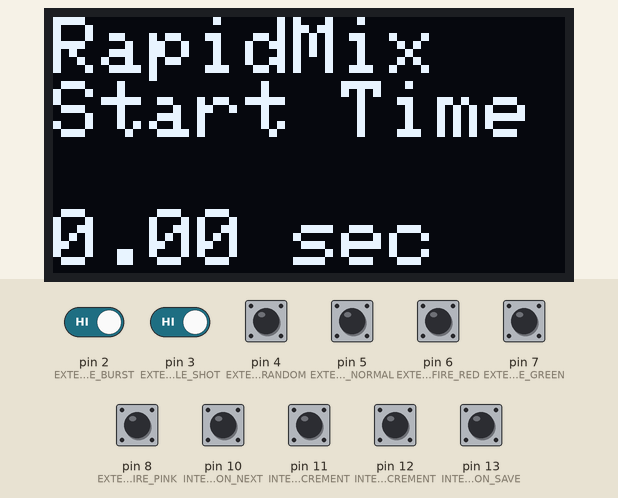
Simulated run of this sketch. Board: Arduino Uno, built with avr-gcc and run on an emulated ATmega328P. Shown: 128×64 one-colour display. Inputs (shaded band) come from the test bench; at power-on: pin 2 (EXTERNAL_TOGGLE_BURST), pin 3 (EXTERNAL_TOGGLE_SHOT), pin 4 (EXTERNAL_BUTTON_FIRE_RANDOM), pin 5 (EXTERNAL_BUTTON_FIRE_NORMAL), pin 6 (EXTERNAL_BUTTON_FIRE_RED), pin 7 (EXTERNAL_BUTTON_FIRE_GREEN), pin 8 (EXTERNAL_BUTTON_FIRE_PINK), pin 10 (INTERNAL_BUTTON_NEXT), pin 11 (INTERNAL_BUTTON_INCREMENT), pin 12 (INTERNAL_BUTTON_DECREMENT), pin 13 (INTERNAL_BUTTON_SAVE) HIGH. EEPROM starts erased; what the sketch prints to the serial monitor is not drawn.

Above: at 1.2 s.
1.3 s: pin 13 (INTERNAL_BUTTON_SAVE) pulled LOW for 0.15 s
At 1.8 s:
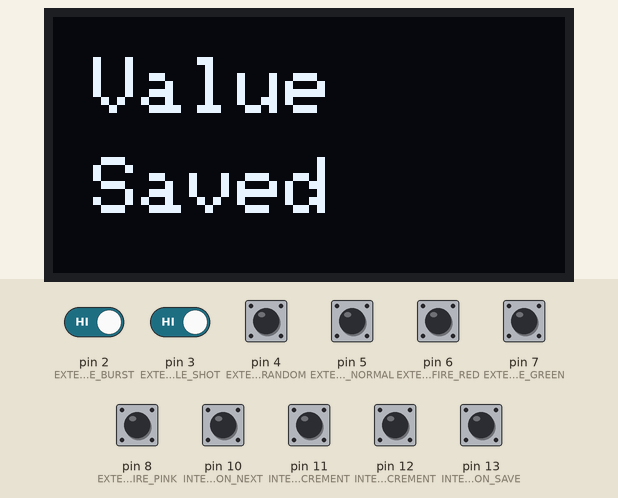
3.9 s: pin 10 (INTERNAL_BUTTON_NEXT) pulled LOW for 0.15 s
At 4.9 s:
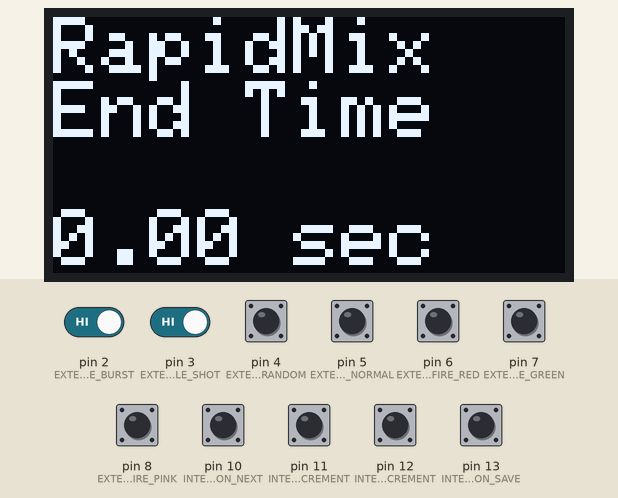
5.5 s: pin 10 (INTERNAL_BUTTON_NEXT) pulled LOW for 1 s
At 6.1 s:
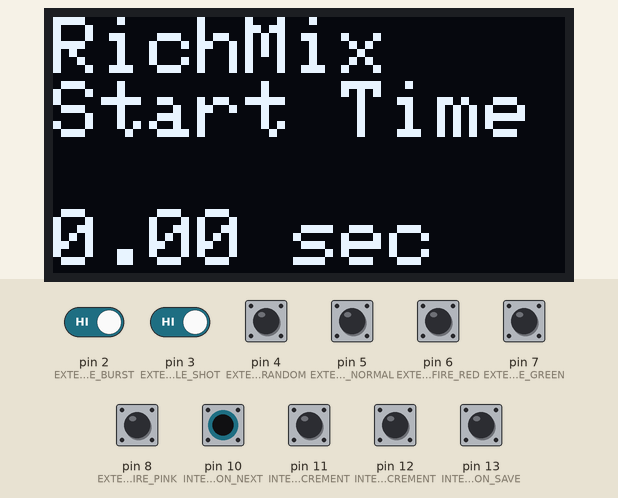
8.0 s: pin 10 (INTERNAL_BUTTON_NEXT) pulled LOW for 0.15 s
At 9.2 s:
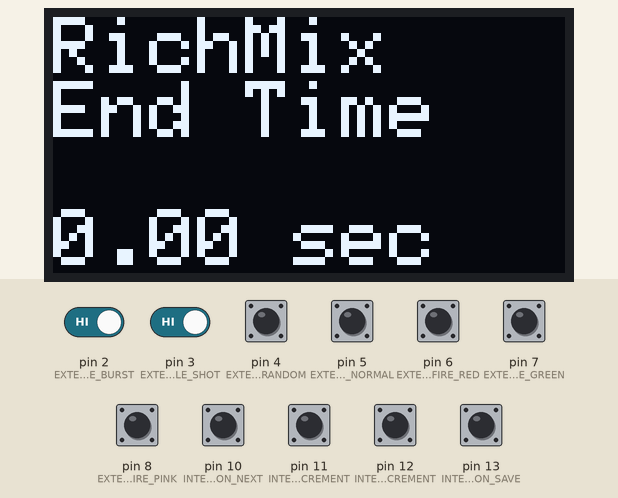
9.6 s: pin 10 (INTERNAL_BUTTON_NEXT) pulled LOW for 0.15 s
At 10.4 s:
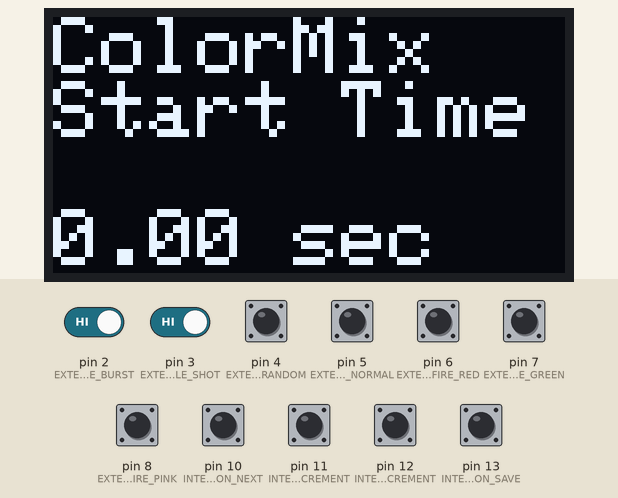
11.2 s: pin 13 (INTERNAL_BUTTON_SAVE) pulled LOW for 1 s
At 11.7 s:
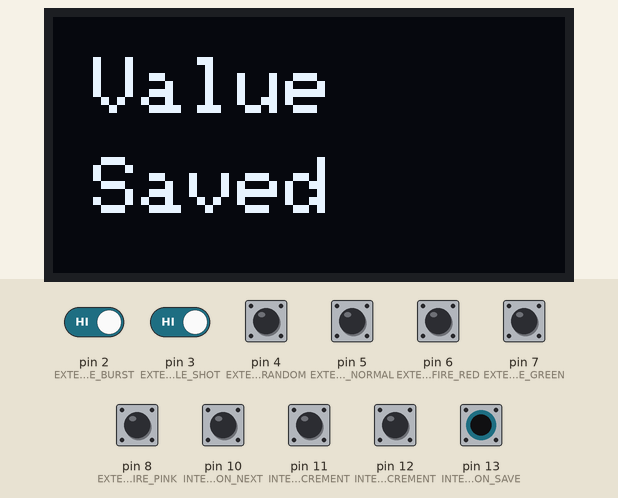
Timing chart, 0 to 14.2 s (numbered marks = the images above; inputs shaded):
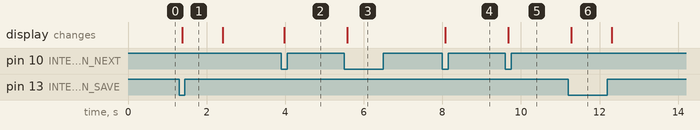

Measured:
- after the input at 1.3 s, the display: changes after 0.08 s (image 1)
- after the input at 3.9 s, the display: changes after 0.08 s (image 2)
- after the input at 5.5 s, the display: changes after 0.08 s (image 3)
- after the input at 8.0 s, the display: changes after 0.08 s (image 4)
- after the input at 9.6 s, the display: changes after 0.08 s (image 5)
- after the input at 11.2 s, the display: changes after 0.08 s (image 6)

The sketch:

front_panel_with_internalcontrols-jm.ino
```cpp
#include <Wire.h>
#include <Adafruit_GFX.h>
#include <Adafruit_SSD1306.h>
#include <EEPROM.h>

// =====================================================
// OLED SETTINGS
// =====================================================

#define SCREEN_WIDTH 128
#define SCREEN_HEIGHT 64
#define OLED_RESET -1
#define SCREEN_ADDRESS 0x3C

Adafruit_SSD1306 display(
  SCREEN_WIDTH,
  SCREEN_HEIGHT,
  &Wire,
  OLED_RESET
);

// Uno/ATmega328P SRAM telemetry.  Reports the current gap between heap and
// stack; it is most useful immediately around the OLED buffer allocation.
extern char __heap_start;
extern void *__brkval;

int freeMemory() {
  char stackTop;
  return &stackTop - (__brkval ? (char *)__brkval : &__heap_start);
}

// =====================================================
// BUTTON PINS
// =====================================================

#define EXTERNAL_TOGGLE_BURST 2
#define EXTERNAL_TOGGLE_SHOT 3

#define EXTERNAL_BUTTON_FIRE_RANDOM 4
#define EXTERNAL_BUTTON_FIRE_NORMAL 5
#define EXTERNAL_BUTTON_FIRE_RED 6
#define EXTERNAL_BUTTON_FIRE_GREEN 7
#define EXTERNAL_BUTTON_FIRE_PINK 8

#define INTERNAL_BUTTON_NEXT 10
#define INTERNAL_BUTTON_INCREMENT 11
#define INTERNAL_BUTTON_DECREMENT 12
#define INTERNAL_BUTTON_SAVE 13

const int NUM_BUTTONS = 9;

// =====================================================
// VARIABLES
// =====================================================
// Values are stored as hundredths of a second.

#define NUM_TIMING_VARIABLES 8
#define MIN_VALUE 0
#define MAX_VALUE 125

uint8_t values[NUM_TIMING_VARIABLES] = {
  0,  // RapidMix_Start
  25,  // RapidMix_End
  25,  // RichMix_Start
  50,  // RichMix_End
  37,  // ColorMix_Start
  50,  // ColorMix_End
  50,  // I_Start
  60   // I_End
};

// Currently selected variable, used for display
uint8_t selected_timing_Variable = 0;

// True only after the OLED's 1 KB display buffer was allocated.
bool oledAvailable = false;

// =====================================================
// EEPROM SETTINGS
// =====================================================

// EEPROM address used to indicate that valid data exists
#define EEPROM_MAGIC_ADDRESS 0

// EEPROM address where the five values are stored
#define EEPROM_VALUES_ADDRESS 1

// Change this value if you ever want to invalidate
// previously stored EEPROM settings.
#define EEPROM_MAGIC 0x5A


// =====================================================
// BUTTON DEBOUNCE
// =====================================================
const unsigned long DEBOUNCE_TIME = 50;

// --------------------------------------------------
// Toggle state variables
// --------------------------------------------------

int Toggle_BurstState;
int Toggle_ShotQtyState;

int lastToggle_BurstReading;
int lastToggle_ShotQtyReading;

unsigned long lastToggle_BurstChange = 0;
unsigned long lastToggle_ShotQtyChange = 0;


bool lastButtonState[9] = {
  HIGH,
  HIGH,
  HIGH,
  HIGH,
  HIGH,
  HIGH,
  HIGH,
  HIGH,
  HIGH
};

// A held button must generate only one press event, without blocking the loop.
bool buttonPressHandled[NUM_BUTTONS] = { false };

unsigned long lastDebounceTime[9] = {
  0, 0, 0, 0, 0,0,0, 0,0
};

/*
int buttonState[NUM_BUTTONS];
int lastButtonReading[NUM_BUTTONS];
unsigned long lastButtonChange[NUM_BUTTONS];
*/
// =====================================================
// DISPLAY MESSAGE TIMING
// =====================================================

bool showingSavedMessage = false;
unsigned long savedMessageTime = 0;

const unsigned long SAVED_MESSAGE_DURATION = 1000;


// =====================================================
// FUNCTION PROTOTYPES
// =====================================================

void loadEEPROM();
void saveCurrentVariable();
void displayCurrentVariable();
void displaySavedMessage();
bool ButtonPressed(uint8_t buttonIndex, uint8_t pin);
void printValue(uint8_t value);
void updateToggles(unsigned long currentTime);
void handleExternalButtonPress(int buttonIndex);
void printSelectedVariableName();
void printExternalButtonName(int buttonIndex);

// =====================================================
// SETUP
// =====================================================

void setup() {
  Serial.begin(9600);
  Serial.println(F("Starting setup"));
  //resetEEPROM();//comment this out unless you want to reset saved values during each arduino startup


  // ---------------------------------------------------
  // Configure buttons
  // ---------------------------------------------------

  pinMode(EXTERNAL_BUTTON_FIRE_RANDOM, INPUT_PULLUP);
  pinMode(EXTERNAL_BUTTON_FIRE_NORMAL, INPUT_PULLUP);
  pinMode(EXTERNAL_BUTTON_FIRE_RED, INPUT_PULLUP);
  pinMode(EXTERNAL_BUTTON_FIRE_GREEN, INPUT_PULLUP);
  pinMode(EXTERNAL_BUTTON_FIRE_PINK, INPUT_PULLUP);

  pinMode(INTERNAL_BUTTON_NEXT, INPUT_PULLUP);
  pinMode(INTERNAL_BUTTON_INCREMENT, INPUT_PULLUP);
  pinMode(INTERNAL_BUTTON_DECREMENT, INPUT_PULLUP);
  pinMode(INTERNAL_BUTTON_SAVE, INPUT_PULLUP);

  pinMode(EXTERNAL_TOGGLE_BURST, INPUT_PULLUP);
  pinMode(EXTERNAL_TOGGLE_SHOT, INPUT_PULLUP);

  Toggle_BurstState = digitalRead(EXTERNAL_TOGGLE_BURST);
  lastToggle_BurstReading = Toggle_BurstState;

  Toggle_ShotQtyState = digitalRead(EXTERNAL_TOGGLE_SHOT);
  lastToggle_ShotQtyReading = Toggle_ShotQtyState;
  // ---------------------------------------------------
  // Start OLED
  // ---------------------------------------------------

  Serial.print(F("Free SRAM before OLED: "));
  Serial.println(freeMemory());

  oledAvailable = display.begin(SSD1306_SWITCHCAPVCC, SCREEN_ADDRESS);

  Serial.print(F("OLED framebuffer allocation: "));
  Serial.println(oledAvailable ? F("OK") : F("FAILED"));
  Serial.print(F("Free SRAM after OLED: "));
  Serial.println(freeMemory());

  if (!oledAvailable) {
    // Do not disable the controls just because the OLED is absent or failed.
    Serial.println(F("OLED initialization failed; continuing without display."));
  } else {
    display.clearDisplay();
    display.setTextColor(SSD1306_WHITE);
  }


  // ---------------------------------------------------
  // Load saved values
  // ---------------------------------------------------

  loadEEPROM();


  // ---------------------------------------------------
  // Show initial variable
  // ---------------------------------------------------

  displayCurrentVariable();
  Serial.println(F("Setup complete"));
}


// =====================================================
// MAIN LOOP
// =====================================================

void loop() {
  updateToggles(millis());


  // ---------------------------------------------------
  // Internal Button 1 - NEXT VARIABLE
  // ---------------------------------------------------

  if (ButtonPressed(0, INTERNAL_BUTTON_NEXT)) {
    Serial.println(0);
    selected_timing_Variable++;

    if (selected_timing_Variable >= NUM_TIMING_VARIABLES) {
      selected_timing_Variable = 0;
    }

    showingSavedMessage = false;

    displayCurrentVariable();
  }


  // ---------------------------------------------------
  // Internal Button 2 - INCREMENT
  // ---------------------------------------------------

  if (ButtonPressed(1, INTERNAL_BUTTON_INCREMENT)) {
    Serial.println(1);
    if (values[selected_timing_Variable] < MAX_VALUE) {

      values[selected_timing_Variable]++;

      displayCurrentVariable();
    }
  }


  // ---------------------------------------------------
  // Internal Button 3 - DECREMENT
  // ---------------------------------------------------

  if (ButtonPressed(2, INTERNAL_BUTTON_DECREMENT)) {
    Serial.println(2);
    if (values[selected_timing_Variable] > MIN_VALUE) {

      values[selected_timing_Variable]--;

      displayCurrentVariable();
    }
  }


  // ---------------------------------------------------
  // Internal Button 4 - SAVE
  // ---------------------------------------------------

  if (ButtonPressed(3, INTERNAL_BUTTON_SAVE)) {
    Serial.println(3);
    saveCurrentVariable();

    displaySavedMessage();

    showingSavedMessage = true;
    savedMessageTime = millis();
  }


  // ---------------------------------------------------
  // Return to normal display after "Value Saved"
  // ---------------------------------------------------

  if (showingSavedMessage) {

    if (millis() - savedMessageTime >= SAVED_MESSAGE_DURATION) {

      showingSavedMessage = false;

      displayCurrentVariable();
    }
  }

  // ---------------------------------------------------
  // External Button 1 - Random
  // ---------------------------------------------------

  if (ButtonPressed(4, EXTERNAL_BUTTON_FIRE_RANDOM)) {
    Serial.println("e");
    handleExternalButtonPress(0);
  }
  if (ButtonPressed(5, EXTERNAL_BUTTON_FIRE_NORMAL)) {
    Serial.println("e");
    handleExternalButtonPress(1);
  }
  if (ButtonPressed(6, EXTERNAL_BUTTON_FIRE_RED)) {
    Serial.println("e");
    handleExternalButtonPress(2);
  }
  if (ButtonPressed(7, EXTERNAL_BUTTON_FIRE_GREEN)) {
    Serial.println("e");
    handleExternalButtonPress(3);
  }
  if (ButtonPressed(8, EXTERNAL_BUTTON_FIRE_PINK)) {
    Serial.println("e");
    handleExternalButtonPress(4);
  }

}

void handleExternalButtonPress(int buttonIndex) {

  Serial.print(F("Button "));
  printExternalButtonName(buttonIndex);

  Serial.print(F(" PRESSED | Toggle Burst: "));

  if (Toggle_BurstState == LOW) {
    Serial.print(F("Short"));
  }
  else {
    Serial.print(F("Long"));
  }

  Serial.print(F(" | Toggle Shot-Qty: "));

  if (Toggle_ShotQtyState == LOW) {
    Serial.println(F("Single"));
  }
  else {
    Serial.println(F("Double"));
  }
}


//Internal Panel Functions
// =====================================================
// EEPROM LOAD
// =====================================================


void loadEEPROM() {

  // Check whether EEPROM has been initialized

  if (EEPROM.read(EEPROM_MAGIC_ADDRESS) == EEPROM_MAGIC) {

    // Valid EEPROM data exists

    for (uint8_t i = 0; i < NUM_TIMING_VARIABLES; i++) {

      values[i] = EEPROM.read(
        EEPROM_VALUES_ADDRESS + i
      );

      // Safety check in case EEPROM contains
      // an invalid value.

      if (values[i] > MAX_VALUE) {
        values[i] = 0;
      }
    }

  } else {

    // EEPROM has never been initialized.
    // Start all values at zero.

    for (uint8_t i = 0; i < NUM_TIMING_VARIABLES; i++) {
      values[i] = 0;
    }
  }
}


// =====================================================
// EEPROM SAVE
// =====================================================

void saveCurrentVariable() {

  // Write the selected variable to EEPROM.

  EEPROM.update(
    EEPROM_VALUES_ADDRESS + selected_timing_Variable,
    values[selected_timing_Variable]
  );

  // Mark EEPROM as initialized.

  EEPROM.update(
    EEPROM_MAGIC_ADDRESS,
    EEPROM_MAGIC
  );
}


// =====================================================
// DISPLAY CURRENT VARIABLE
// =====================================================

void displayCurrentVariable() {
  if (!oledAvailable) {
    return;
  }

  display.clearDisplay();


  // ---------------------------------------------------
  // Variable name
  // ---------------------------------------------------

  display.setTextSize(2);

  display.setCursor(0, 0);

  printSelectedVariableName();


  // ---------------------------------------------------
  // Value
  // ---------------------------------------------------

  display.setTextSize(2);

  //display.setCursor(0, 28);

  display.setCursor(0, 48);

  printValue(values[selected_timing_Variable]);

  display.print(F(" sec"));


  // ---------------------------------------------------
  // Send buffer to OLED
  // ---------------------------------------------------

  display.display();
}


// =====================================================
// DISPLAY SAVED MESSAGE
// =====================================================

void displaySavedMessage() {
  if (!oledAvailable) {
    return;
  }

  display.clearDisplay();

  display.setTextSize(2);

  display.setCursor(10, 10);

  display.print(F("Value"));

  display.setCursor(10, 35);

  display.print(F("Saved"));

  display.display();
}


// =====================================================
// PRINT VALUE
// =====================================================
//
// Converts integer hundredths into:
//
// 0  -> 0.00
// 1  -> 0.01
// 2  -> 0.02
// ...
// 25 -> 0.25
//

void printValue(uint8_t value) {

  display.print(F("0."));

  if (value < 10) {
    display.print(F("0"));
  }

  display.print(value);
}


// =====================================================
// BUTTON DEBOUNCE
// =====================================================
//
// Returns TRUE once when a button is pressed.
//
// Buttons use INPUT_PULLUP, therefore:
//
// HIGH = not pressed
// LOW  = pressed
//

bool ButtonPressed(uint8_t buttonIndex, uint8_t pin) {

  bool reading = digitalRead(pin);


  // If the physical state changed,
  // restart debounce timer.

  if (reading != lastButtonState[buttonIndex]) {

    lastDebounceTime[buttonIndex] = millis();

    lastButtonState[buttonIndex] = reading;
  }


  // Generate one event for a stable press.  Unlike the prior implementation,
  // this never waits for a button to be released, so one stuck button cannot
  // freeze the other controls.
  if ((millis() - lastDebounceTime[buttonIndex]) > DEBOUNCE_TIME) {
    if (reading == LOW && !buttonPressHandled[buttonIndex]) {
      buttonPressHandled[buttonIndex] = true;
      return true;
    }

    if (reading == HIGH) {
      buttonPressHandled[buttonIndex] = false;
    }
  }

  return false;
}

void updateToggles(unsigned long currentTime) {
  int burstReading = digitalRead(EXTERNAL_TOGGLE_BURST);
  if (burstReading != lastToggle_BurstReading) {
    lastToggle_BurstChange = currentTime;
    lastToggle_BurstReading = burstReading;
  }
  if (currentTime - lastToggle_BurstChange > DEBOUNCE_TIME) {
    Toggle_BurstState = burstReading;
  }

  int shotReading = digitalRead(EXTERNAL_TOGGLE_SHOT);
  if (shotReading != lastToggle_ShotQtyReading) {
    lastToggle_ShotQtyChange = currentTime;
    lastToggle_ShotQtyReading = shotReading;
  }
  if (currentTime - lastToggle_ShotQtyChange > DEBOUNCE_TIME) {
    Toggle_ShotQtyState = shotReading;
  }
}

void printSelectedVariableName() {
  switch (selected_timing_Variable) {
    case 0: display.print(F("RapidMix  Start Time")); break;
    case 1: display.print(F("RapidMix  End Time")); break;
    case 2: display.print(F("RichMix   Start Time")); break;
    case 3: display.print(F("RichMix   End Time")); break;
    case 4: display.print(F("ColorMix  Start Time")); break;
    case 5: display.print(F("ColorMix  End Time")); break;
    case 6: display.print(F("Igniter   Start Time")); break;
    case 7: display.print(F("Igniter   End Time")); break;
  }
}

void printExternalButtonName(int buttonIndex) {
  switch (buttonIndex) {
    case 0: Serial.print(F("Random")); break;
    case 1: Serial.print(F("Normal")); break;
    case 2: Serial.print(F("Red")); break;
    case 3: Serial.print(F("Green")); break;
    case 4: Serial.print(F("Pink")); break;
  }
}

void resetEEPROM() {
  uint8_t defaultValues[NUM_TIMING_VARIABLES] = {
    0,   // RapidMix_Start
    25,  // RapidMix_End
    25,  // RichMix_Start
    50,  // RichMix_End
    37,  // ColorMix_Start
    50,  // ColorMix_End
    50,  // I_Start
    60   // I_End
  };

  for (uint8_t i = 0; i < NUM_TIMING_VARIABLES; i++) {
    EEPROM.update(EEPROM_VALUES_ADDRESS + i, defaultValues[i]);
  }

  EEPROM.update(EEPROM_MAGIC_ADDRESS, EEPROM_MAGIC);
}
```
